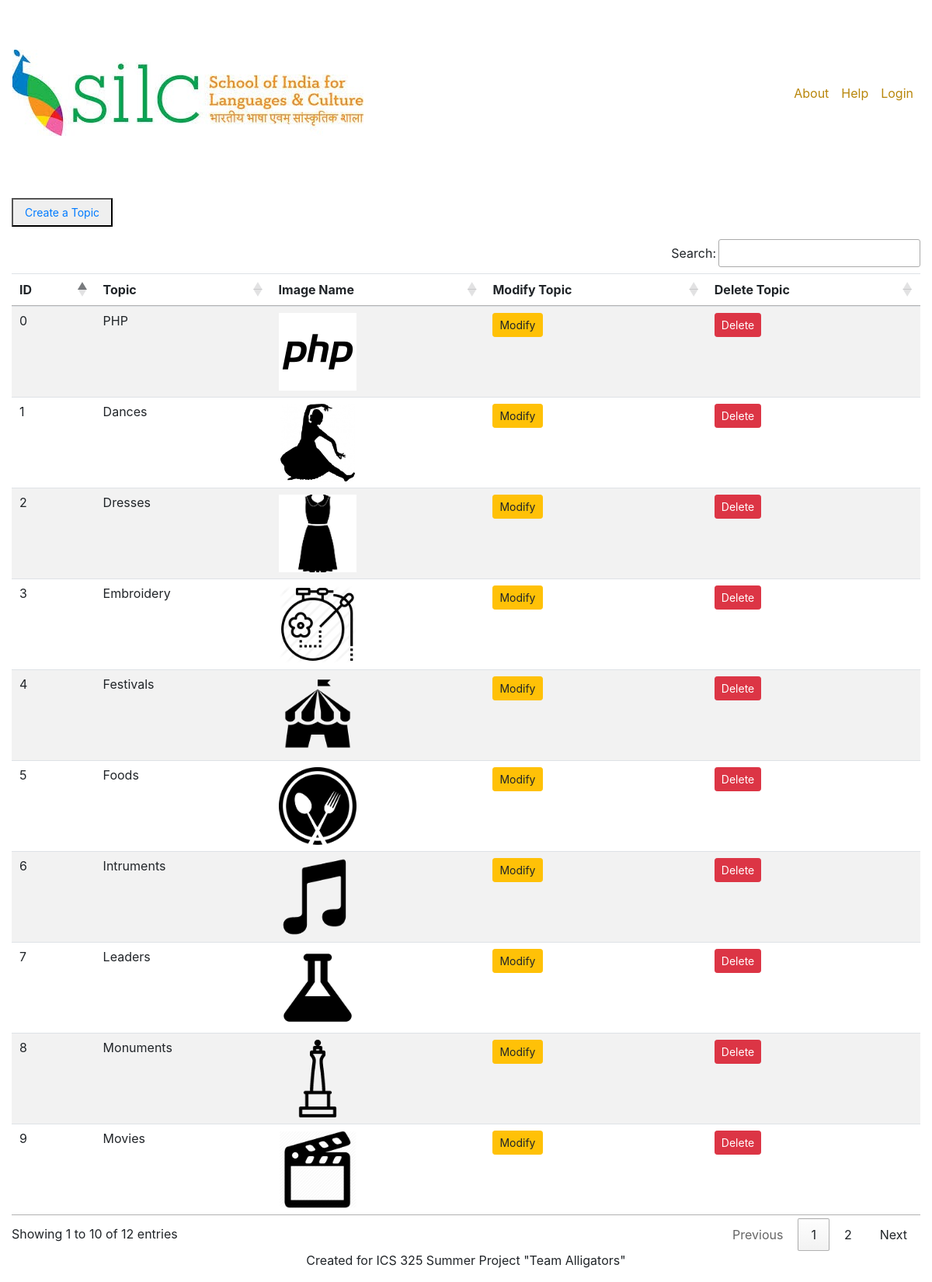
The app's page /topics_list.php, older data.
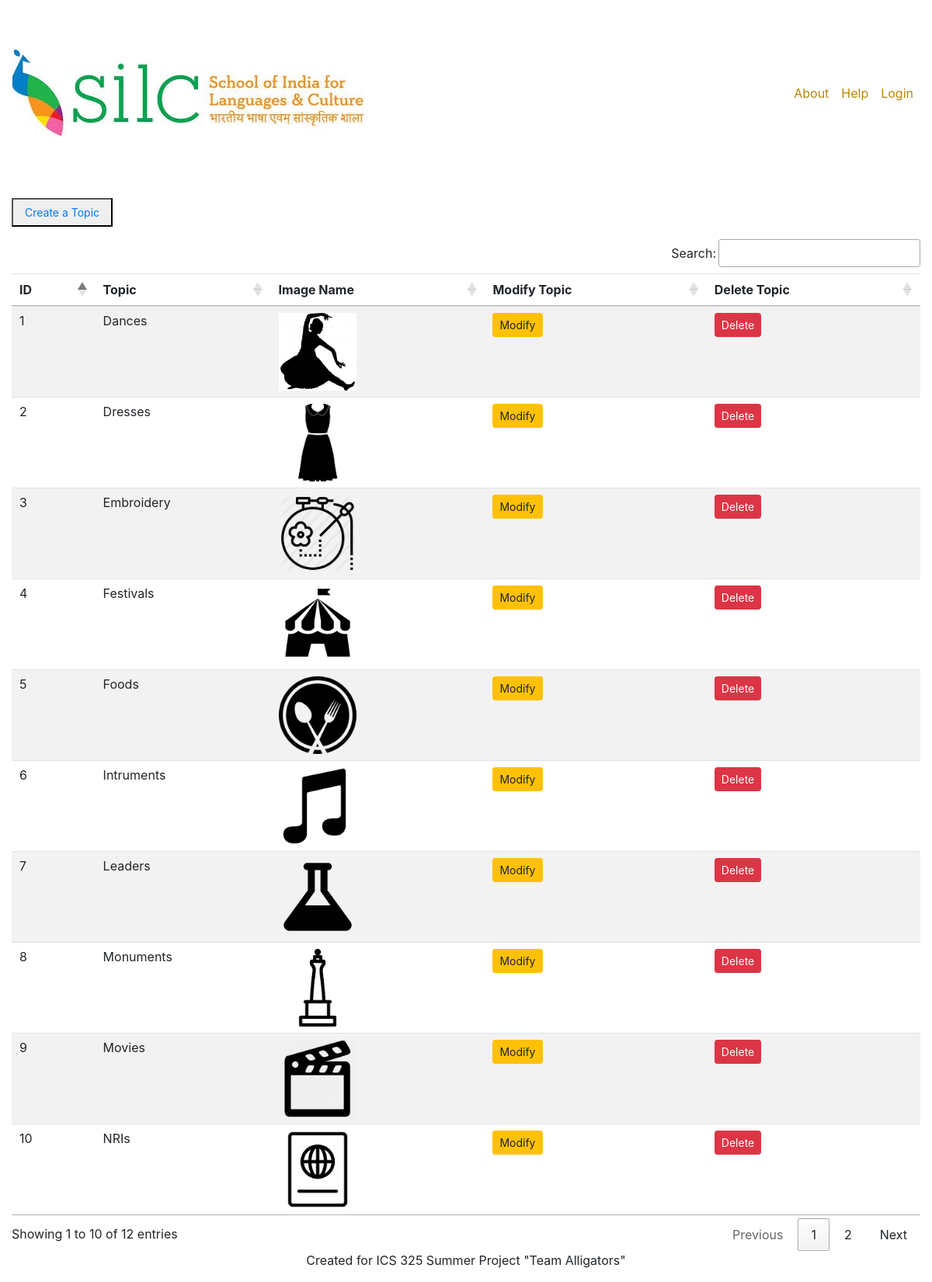
The same page, newer data.
### tables this page shows
CREATE TABLE `topics` (
  `order` int(50) NOT NULL,
  `topic` varchar(50) NOT NULL,
  `image_name` varchar(50) NOT NULL
);

### topics_list.php (the view, shortened to what this page needs)
<?php
require 'db_configuration.php';
$query = "SELECT * FROM topics";
$GLOBALS['data'] = mysqli_query($db, $query);
?>
<?php include('header.php'); ?>
<br><br>
<div class="container-fluid">
    <div id="customerTableView">
        <button><a class="btn btn-sm" href="createTopic.php">Create a Topic</a></button>
        <table class="table table-striped" id="ceremoniesTable">
            <div class="table responsive">
                <thead>
                <tr>
                    <th>ID</th>
                    <th>Topic</th>
                    <th>Image Name</th>
                    <th>Modify Topic</th>
                    <th>Delete Topic</th>
                </tr>
                </thead>
                <tbody>
                <?php
                if ($data->num_rows > 0) {
                    while($row = $data->fetch_assoc()) {
                        echo '<tr>
                                <td>'.$row["order"].' </td>
                                <td>'.$row["topic"].' </span> </td>
                                <td><img class="thumbnailSize" src="'.'Images/index_images/'.$row["image_name"].'" alt="'.$row["image_name"].'"></td>
                                <td><a class="btn btn-warning btn-sm" href="modifyTopic.php?topic='.$row["topic"].'">Modify</a></td>
                                <td><a class="btn btn-danger btn-sm" href="deleteTopic.php?topic='.$row["topic"].'">Delete</a></td>
                            </tr>';
                    }
                }
                else {
                    echo "0 results";
                }
                ?>
                </tbody>
            </div>
        </table>
    </div>
</div>
<footer class="page-footer text-center">
    <p>Created for ICS 325 Summer Project "Team Alligators"</p>
</footer>
</body>
</html>

Row changes from the older to the newer data that the page shows:
removed topics: order "0", topic "PHP", image_name (picture)
now on this page (row unchanged): topics: order "10", topic "NRIs", image_name (picture)
